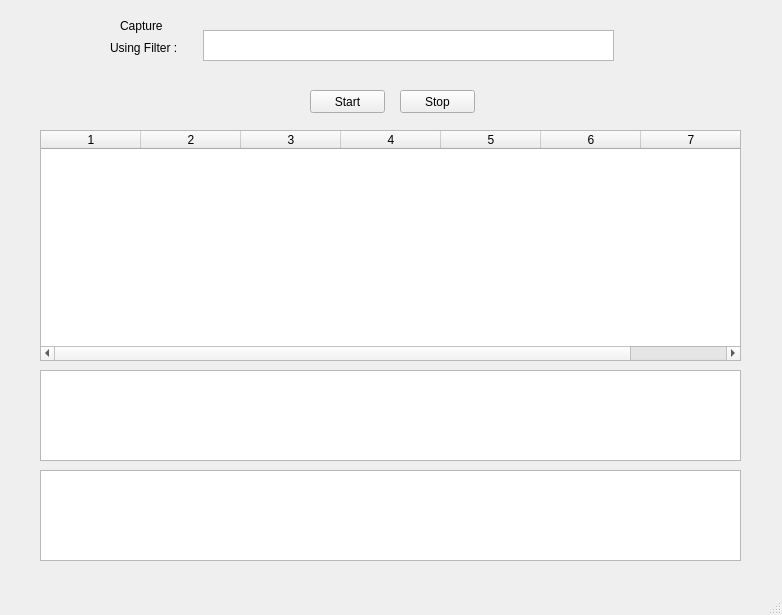
<?xml version="1.0" encoding="UTF-8"?>
<ui version="4.0">
 <class>MainWindow</class>
 <widget class="QMainWindow" name="MainWindow">
  <property name="geometry">
   <rect>
    <x>0</x>
    <y>0</y>
    <width>782</width>
    <height>615</height>
   </rect>
  </property>
  <property name="windowTitle">
   <string>MainWindow</string>
  </property>
  <widget class="QWidget" name="centralwidget">
   <widget class="QLabel" name="label">
    <property name="geometry">
     <rect>
      <x>120</x>
      <y>10</y>
      <width>47</width>
      <height>31</height>
     </rect>
    </property>
    <property name="text">
     <string>Capture</string>
    </property>
   </widget>
   <widget class="QLabel" name="label_2">
    <property name="geometry">
     <rect>
      <x>110</x>
      <y>40</y>
      <width>81</width>
      <height>16</height>
     </rect>
    </property>
    <property name="text">
     <string>Using Filter :</string>
    </property>
   </widget>
   <widget class="QPushButton" name="pushButton_start">
    <property name="geometry">
     <rect>
      <x>310</x>
      <y>90</y>
      <width>75</width>
      <height>23</height>
     </rect>
    </property>
    <property name="text">
     <string>Start</string>
    </property>
   </widget>
   <widget class="QPushButton" name="pushButton_stop">
    <property name="geometry">
     <rect>
      <x>400</x>
      <y>90</y>
      <width>75</width>
      <height>23</height>
     </rect>
    </property>
    <property name="text">
     <string>Stop</string>
    </property>
   </widget>
   <widget class="QTableWidget" name="tableWidget">
    <property name="geometry">
     <rect>
      <x>40</x>
      <y>130</y>
      <width>701</width>
      <height>231</height>
     </rect>
    </property>
    <property name="columnCount">
     <number>7</number>
    </property>
    <column/>
    <column/>
    <column/>
    <column/>
    <column/>
    <column/>
    <column/>
   </widget>
   <widget class="QTextEdit" name="textEdit_data">
    <property name="geometry">
     <rect>
      <x>40</x>
      <y>370</y>
      <width>701</width>
      <height>91</height>
     </rect>
    </property>
   </widget>
   <widget class="QTextEdit" name="textEdit_hex">
    <property name="geometry">
     <rect>
      <x>40</x>
      <y>470</y>
      <width>701</width>
      <height>91</height>
     </rect>
    </property>
   </widget>
   <widget class="QTextEdit" name="textEdit">
    <property name="geometry">
     <rect>
      <x>203</x>
      <y>30</y>
      <width>411</width>
      <height>31</height>
     </rect>
    </property>
    <property name="frameShape">
     <enum>QFrame::StyledPanel</enum>
    </property>
   </widget>
  </widget>
  <widget class="QMenuBar" name="menubar">
   <property name="geometry">
    <rect>
     <x>0</x>
     <y>0</y>
     <width>782</width>
     <height>21</height>
    </rect>
   </property>
  </widget>
  <widget class="QStatusBar" name="statusbar"/>
 </widget>
 <resources/>
 <connections/>
</ui>
